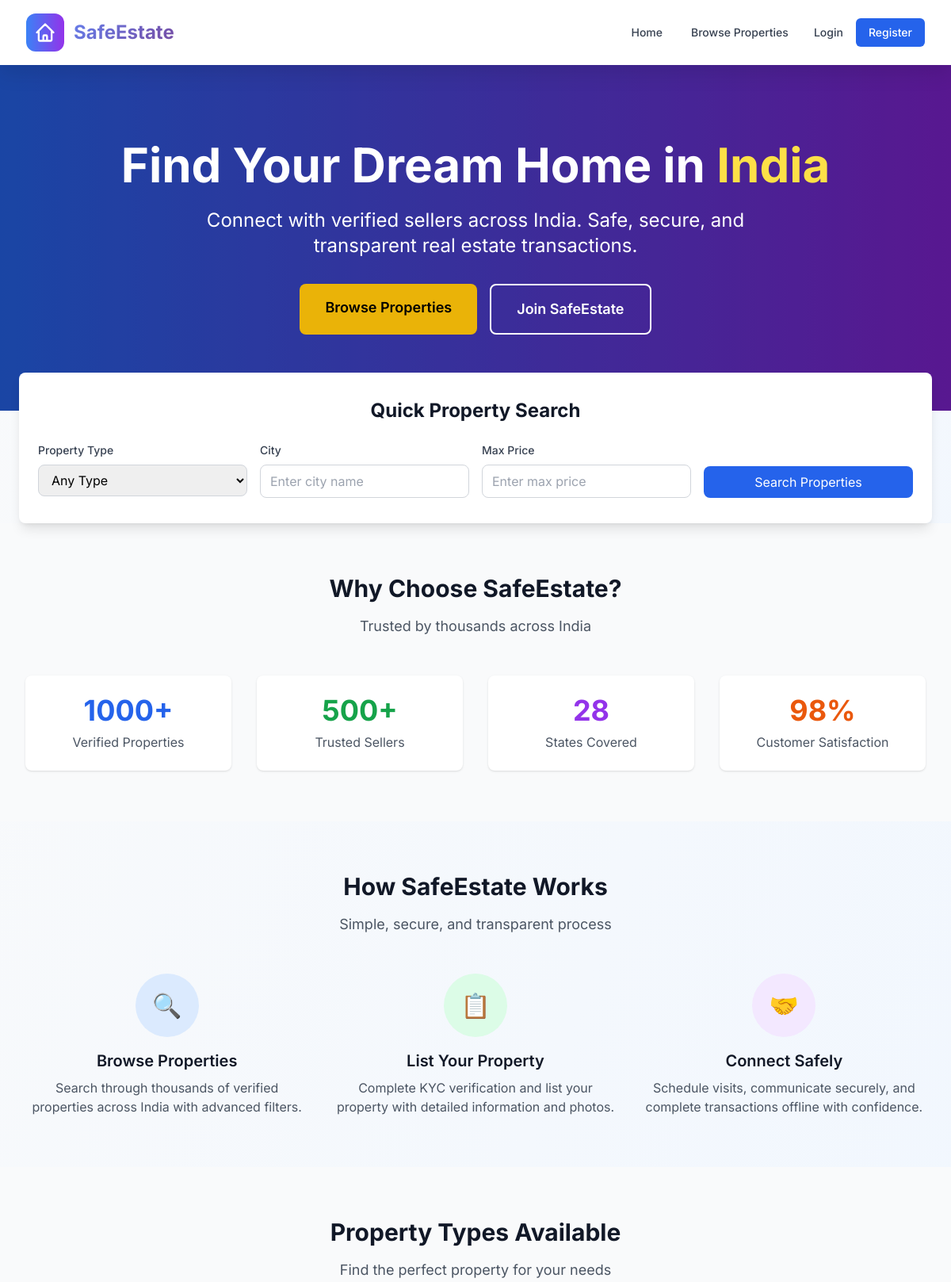
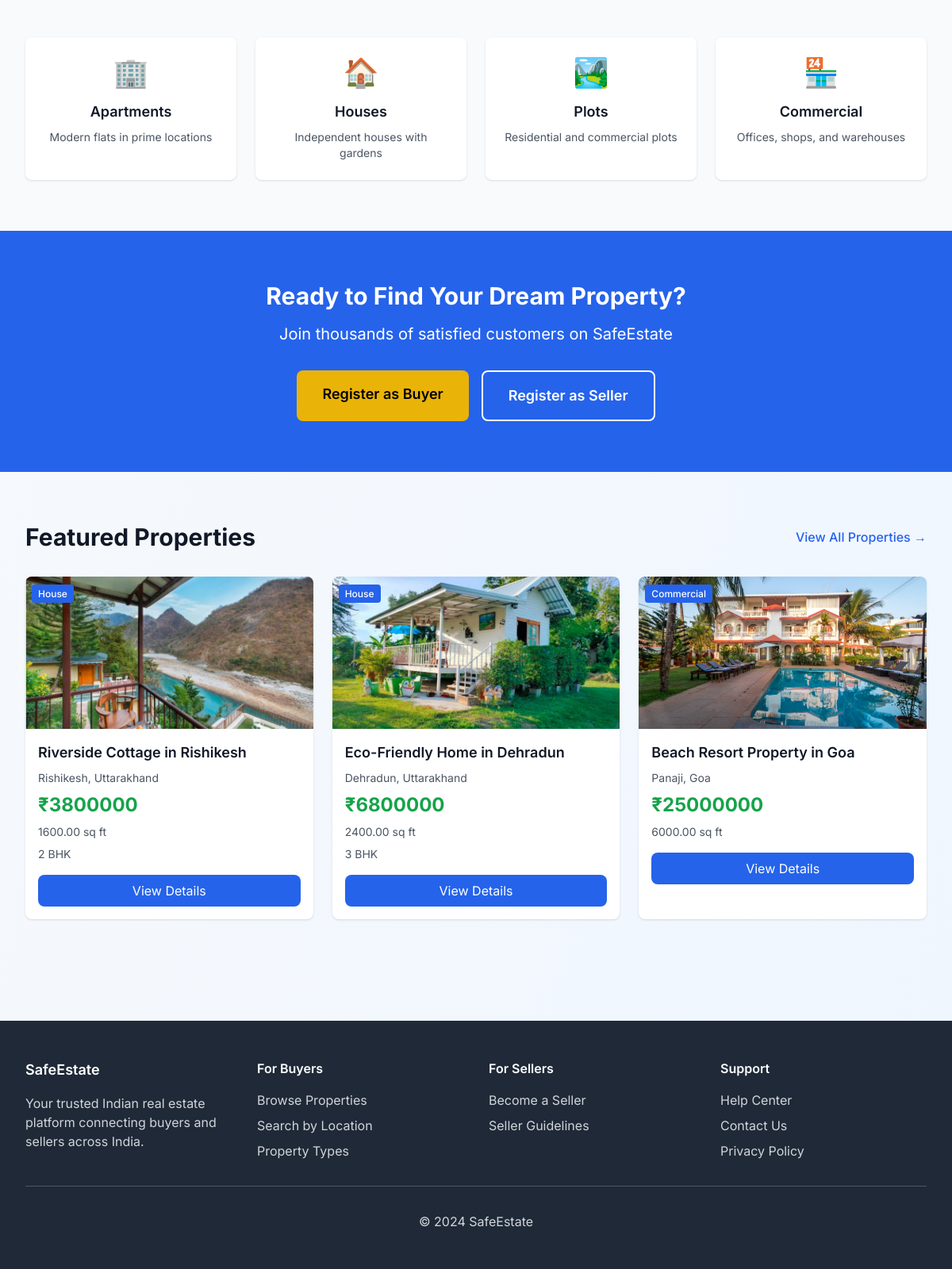
The page / on the database its author committed (2 pictures, top to bottom).
### properties/models.py (models this page shows, shortened)
class Property(models.Model):
    PROPERTY_TYPES = [
        ('plot', 'Plot'),
        ('flat', 'Flat'),
        ('house', 'House'),
        ('commercial', 'Commercial'),
    ]
    STATUS_CHOICES = [
        ('available', 'Available'),
        ('sold', 'Sold'),
        ('pending', 'Pending'),
    ]
    title = models.CharField(max_length=200)
    description = models.TextField()
    price = models.DecimalField(max_digits=12, decimal_places=2)
    property_type = models.CharField(max_length=20, choices=PROPERTY_TYPES)
    state = models.CharField(max_length=50, choices=INDIAN_STATES)
    city = models.CharField(max_length=100)
    pincode = models.CharField(max_length=6)
    address = models.TextField()
    latitude = models.DecimalField(max_digits=9, decimal_places=6, null=True, blank=True)
    longitude = models.DecimalField(max_digits=9, decimal_places=6, null=True, blank=True)
    area = models.DecimalField(max_digits=10, decimal_places=2, help_text='Area in square feet')
    bedrooms = models.IntegerField(null=True, blank=True)
    bathrooms = models.IntegerField(null=True, blank=True)
    seller = models.ForeignKey(User, on_delete=models.CASCADE, related_name='properties')
    status = models.CharField(max_length=20, choices=STATUS_CHOICES, default='available')
    date_created = models.DateTimeField(auto_now_add=True)
    date_updated = models.DateTimeField(auto_now=True)
    class Meta:
        verbose_name_plural = 'Properties'
        ordering = ['-date_created']

class PropertyImage(models.Model):
    property = models.ForeignKey(Property, on_delete=models.CASCADE, related_name='images')
    image = models.ImageField(upload_to='properties/')
    caption = models.CharField(max_length=200, blank=True)
    is_primary = models.BooleanField(default=False)
    date_uploaded = models.DateTimeField(auto_now_add=True)
    class Meta:
        ordering = ['-is_primary', 'date_uploaded']

### safeestate/views.py (the view)
# urls.py: path('', home_view, name='home'),
def home_view(request):
    featured_properties = Property.objects.filter(status='available')[:3]
    context = {
        'featured_properties': featured_properties,
    }
    return render(request, 'base/index.html', context)

### templates/base/index.html (shortened to what this page needs)
{% extends 'base/base.html' %}
{% block content %}
<div class="relative bg-gradient-to-r from-blue-600 to-purple-700 text-white">
    <div class="absolute inset-0 bg-black opacity-30"></div>
    <div class="relative max-w-7xl mx-auto px-4 sm:px-6 lg:px-8 py-24">
        <div class="text-center">
            <h1 class="text-4xl md:text-6xl font-bold mb-6">
                Find Your Dream Home in <span class="text-yellow-300">India</span>
            </h1>
            <p class="text-xl md:text-2xl mb-8 max-w-3xl mx-auto">
                Connect with verified sellers across India. Safe, secure, and transparent real estate transactions.
            </p>
            <div class="flex flex-col sm:flex-row gap-4 justify-center">
                <a href="{% url 'properties:property_list' %}" class="bg-yellow-500 text-black px-8 py-4 rounded-lg text-lg font-semibold hover:bg-yellow-400 transition">
                    Browse Properties
                </a>
                {% if not user.is_authenticated %}
                <a href="{% url 'accounts:register' %}" class="bg-transparent border-2 border-white text-white px-8 py-4 rounded-lg text-lg font-semibold hover:bg-white hover:text-blue-600 transition">
                    Join SafeEstate
                </a>
                {% else %}
                    {% if user.role == 'seller' %}
                    <a href="{% url 'properties:add_property' %}" class="bg-transparent border-2 border-white text-white px-8 py-4 rounded-lg text-lg font-semibold hover:bg-white hover:text-blue-600 transition">
                        List Your Property
                    </a>
                    {% endif %}
                {% endif %}
            </div>
        </div>
    </div>
</div>
<div class="bg-white shadow-lg -mt-12 relative z-10 max-w-6xl mx-auto rounded-lg">
    <div class="px-6 py-8">
        <h2 class="text-2xl font-bold text-gray-900 mb-6 text-center">Quick Property Search</h2>
        <form method="get" action="{% url 'properties:property_list' %}" class="grid grid-cols-1 md:grid-cols-4 gap-4">
            <div>
                <label class="block text-sm font-medium text-gray-700 mb-2">Property Type</label>
                <select name="property_type" class="w-full px-3 py-2 border border-gray-300 rounded-lg focus:outline-none focus:ring-2 focus:ring-blue-500">
                    <option value="">Any Type</option>
                </select>
            </div>
            <div>
                <label class="block text-sm font-medium text-gray-700 mb-2">City</label>
                <input type="text" name="city" placeholder="Enter city name" class="w-full px-3 py-2 border border-gray-300 rounded-lg focus:outline-none focus:ring-2 focus:ring-blue-500">
            </div>
            <div>
                <label class="block text-sm font-medium text-gray-700 mb-2">Max Price</label>
                <input type="number" name="max_price" placeholder="Enter max price" class="w-full px-3 py-2 border border-gray-300 rounded-lg focus:outline-none focus:ring-2 focus:ring-blue-500">
            </div>
            <div class="flex items-end">
                <button type="submit" class="w-full bg-blue-600 text-white px-4 py-2 rounded-lg hover:bg-blue-700 transition">
                    Search Properties
                </button>
            </div>
        </form>
    </div>
</div>
<div class="bg-gray-50 py-16">
    <div class="max-w-7xl mx-auto px-4 sm:px-6 lg:px-8">
        <div class="text-center mb-12">
            <h2 class="text-3xl font-bold text-gray-900 mb-4">Why Choose SafeEstate?</h2>
            <p class="text-lg text-gray-600">Trusted by thousands across India</p>
        </div>
        <div class="grid grid-cols-1 md:grid-cols-4 gap-8 text-center">
            <div class="bg-white p-6 rounded-lg shadow">
                <div class="text-4xl font-bold text-blue-600 mb-2">1000+</div>
                <div class="text-gray-600">Verified Properties</div>
            </div>
            <div class="bg-white p-6 rounded-lg shadow">
                <div class="text-4xl font-bold text-green-600 mb-2">500+</div>
                <div class="text-gray-600">Trusted Sellers</div>
            </div>
            <div class="bg-white p-6 rounded-lg shadow">
                <div class="text-4xl font-bold text-purple-600 mb-2">28</div>
                <div class="text-gray-600">States Covered</div>
            </div>
            <div class="bg-white p-6 rounded-lg shadow">
                <div class="text-4xl font-bold text-orange-600 mb-2">98%</div>
                <div class="text-gray-600">Customer Satisfaction</div>
            </div>
        </div>
    </div>
</div>
<div class="py-16">
    <div class="max-w-7xl mx-auto px-4 sm:px-6 lg:px-8">
        <div class="text-center mb-12">
            <h2 class="text-3xl font-bold text-gray-900 mb-4">How SafeEstate Works</h2>
            <p class="text-lg text-gray-600">Simple, secure, and transparent process</p>
        </div>
        <div class="grid grid-cols-1 md:grid-cols-3 gap-8">
            <div class="text-center">
                <div class="bg-blue-100 w-20 h-20 rounded-full flex items-center justify-center mx-auto mb-4">
                    <span class="text-3xl">🔍</span>
                </div>
                <h3 class="text-xl font-semibold text-gray-900 mb-2">Browse Properties</h3>
                <p class="text-gray-600">Search through thousands of verified properties across India with advanced filters.</p>
            </div>
            <div class="text-center">
                <div class="bg-green-100 w-20 h-20 rounded-full flex items-center justify-center mx-auto mb-4">
                    <span class="text-3xl">📋</span>
                </div>
                <h3 class="text-xl font-semibold text-gray-900 mb-2">List Your Property</h3>
                <p class="text-gray-600">Complete KYC verification and list your property with detailed information and photos.</p>
            </div>
            <div class="text-center">
                <div class="bg-purple-100 w-20 h-20 rounded-full flex items-center justify-center mx-auto mb-4">
                    <span class="text-3xl">🤝</span>
                </div>
                <h3 class="text-xl font-semibold text-gray-900 mb-2">Connect Safely</h3>
                <p class="text-gray-600">Schedule visits, communicate securely, and complete transactions offline with confidence.</p>
            </div>
        </div>
    </div>
</div>
<div class="bg-gray-50 py-16">
    <div class="max-w-7xl mx-auto px-4 sm:px-6 lg:px-8">
        <div class="text-center mb-12">
            <h2 class="text-3xl font-bold text-gray-900 mb-4">Property Types Available</h2>
            <p class="text-lg text-gray-600">Find the perfect property for your needs</p>
        </div>
        <div class="grid grid-cols-1 md:grid-cols-4 gap-6">
            <a href="{% url 'properties:property_list' %}?property_type=flat" class="bg-white rounded-lg shadow hover:shadow-lg transition p-6 text-center">
                <div class="text-4xl mb-4">🏢</div>
                <h3 class="text-lg font-semibold text-gray-900 mb-2">Apartments</h3>
                <p class="text-gray-600 text-sm">Modern flats in prime locations</p>
            </a>
            <a href="{% url 'properties:property_list' %}?property_type=house" class="bg-white rounded-lg shadow hover:shadow-lg transition p-6 text-center">
                <div class="text-4xl mb-4">🏠</div>
                <h3 class="text-lg font-semibold text-gray-900 mb-2">Houses</h3>
                <p class="text-gray-600 text-sm">Independent houses with gardens</p>
            </a>
            <a href="{% url 'properties:property_list' %}?property_type=plot" class="bg-white rounded-lg shadow hover:shadow-lg transition p-6 text-center">
                <div class="text-4xl mb-4">🏞️</div>
                <h3 class="text-lg font-semibold text-gray-900 mb-2">Plots</h3>
                <p class="text-gray-600 text-sm">Residential and commercial plots</p>
            </a>
            <a href="{% url 'properties:property_list' %}?property_type=commercial" class="bg-white rounded-lg shadow hover:shadow-lg transition p-6 text-center">
                <div class="text-4xl mb-4">🏪</div>
                <h3 class="text-lg font-semibold text-gray-900 mb-2">Commercial</h3>
                <p class="text-gray-600 text-sm">Offices, shops, and warehouses</p>
            </a>
        </div>
    </div>
</div>
<div class="bg-blue-600 text-white py-16">
    <div class="max-w-7xl mx-auto px-4 sm:px-6 lg:px-8 text-center">
        <h2 class="text-3xl font-bold mb-4">Ready to Find Your Dream Property?</h2>
        <p class="text-xl mb-8">Join thousands of satisfied customers on SafeEstate</p>
        <div class="flex flex-col sm:flex-row gap-4 justify-center">
            {% if not user.is_authenticated %}
            <a href="{% url 'accounts:register' %}?role=buyer" class="bg-yellow-500 text-black px-8 py-4 rounded-lg text-lg font-semibold hover:bg-yellow-400 transition">
                Register as Buyer
            </a>
            <a href="{% url 'accounts:register' %}?role=seller" class="bg-transparent border-2 border-white text-white px-8 py-4 rounded-lg text-lg font-semibold hover:bg-white hover:text-blue-600 transition">
                Register as Seller
            </a>
            {% else %}
            <a href="{% url 'properties:property_list' %}" class="bg-yellow-500 text-black px-8 py-4 rounded-lg text-lg font-semibold hover:bg-yellow-400 transition">
                Explore Properties
            </a>
            {% endif %}
        </div>
    </div>
</div>
<div class="py-16">
    <div class="max-w-7xl mx-auto px-4 sm:px-6 lg:px-8">
        <div class="flex justify-between items-center mb-8">
            <h2 class="text-3xl font-bold text-gray-900">Featured Properties</h2>
            <a href="{% url 'properties:property_list' %}" class="text-blue-600 hover:text-blue-800 font-medium">
                View All Properties →
            </a>
        </div>
        {% if featured_properties %}
            <div class="grid grid-cols-1 md:grid-cols-3 gap-6">
                {% for property in featured_properties %}
                    <div class="bg-white shadow rounded-lg overflow-hidden hover:shadow-lg transition-shadow">
                        <div class="h-48 bg-gray-200 relative">
                            {% if property.images.first %}
                                <img src="{{ property.images.first.image.url }}"
                                     alt="{{ property.title }}"
                                     class="w-full h-full object-cover transition-transform duration-300 hover:scale-105"
                                     loading="lazy"
                                     onerror="this.style.display='none'; this.nextElementSibling.style.display='flex';">
                            {% endif %}
                            <div class="absolute top-2 left-2">
                                <span class="bg-blue-600 text-white px-2 py-1 rounded text-xs font-medium">
                                    {{ property.get_property_type_display }}
                                </span>
                            </div>
                        </div>
                        <div class="p-4">
                            <h3 class="text-lg font-semibold text-gray-900 mb-2">{{ property.title|truncatechars:40 }}</h3>
                            <p class="text-gray-600 text-sm mb-2">{{ property.city }}, {{ property.get_state_display }}</p>
                            <p class="text-2xl font-bold text-green-600 mb-2">₹{{ property.price|floatformat:0 }}</p>
                            <p class="text-sm text-gray-600 mb-2">{{ property.area }} sq ft</p>
                            {% if property.bedrooms %}
                                <p class="text-sm text-gray-600">{{ property.bedrooms }} BHK</p>
                            {% endif %}
                            <div class="mt-4">
                                <a href="{% url 'properties:property_detail' property.pk %}" class="block w-full text-center bg-blue-600 text-white px-4 py-2 rounded-lg hover:bg-blue-700 transition">
                                    View Details
                                </a>
                            </div>
                        </div>
                    </div>
                {% endfor %}
            </div>
        {% endif %}
    </div>
</div>
{% endblock %}

### rows shown on the page
Property: images.first.image (picture), property_type "House", title "Riverside Cottage in Rishikesh", city "Rishikesh", state "Uttarakhand", price "3800000", area "1600.00", bedrooms "2"
Property: images.first.image (picture), property_type "House", title "Eco-Friendly Home in Dehradun", city "Dehradun", state "Uttarakhand", price "6800000", area "2400.00", bedrooms "3"
Property: images.first.image (picture), property_type "Commercial", title "Beach Resort Property in Goa", city "Panaji", state "Goa", price "25000000", area "6000.00"
